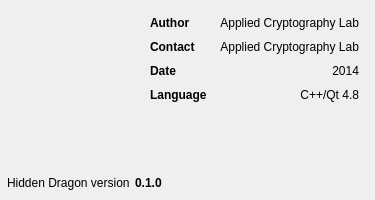
<?xml version="1.0" encoding="UTF-8"?>
<ui version="4.0">
 <class>AboutDialog</class>
 <widget class="QDialog" name="AboutDialog">
  <property name="geometry">
   <rect>
    <x>0</x>
    <y>0</y>
    <width>375</width>
    <height>200</height>
   </rect>
  </property>
  <property name="minimumSize">
   <size>
    <width>375</width>
    <height>200</height>
   </size>
  </property>
  <property name="maximumSize">
   <size>
    <width>375</width>
    <height>400</height>
   </size>
  </property>
  <property name="windowTitle">
   <string>About HiddenDragon</string>
  </property>
  <property name="windowIcon">
   <iconset>
    <normaloff>:/icons/img/linuxzealot.png</normaloff>:/icons/img/linuxzealot.png</iconset>
  </property>
  <layout class="QGridLayout">
   <property name="leftMargin">
    <number>7</number>
   </property>
   <property name="topMargin">
    <number>7</number>
   </property>
   <property name="rightMargin">
    <number>7</number>
   </property>
   <property name="bottomMargin">
    <number>7</number>
   </property>
   <item row="2" column="0" colspan="2">
    <widget class="QWidget" name="versionWidget" native="true">
     <layout class="QHBoxLayout">
      <property name="spacing">
       <number>5</number>
      </property>
      <property name="leftMargin">
       <number>0</number>
      </property>
      <property name="topMargin">
       <number>0</number>
      </property>
      <property name="rightMargin">
       <number>0</number>
      </property>
      <property name="bottomMargin">
       <number>0</number>
      </property>
      <item>
       <widget class="QLabel" name="versionLabel">
        <property name="font">
         <font>
          <pointsize>9</pointsize>
         </font>
        </property>
        <property name="text">
         <string>Hidden Dragon version</string>
        </property>
       </widget>
      </item>
      <item>
       <widget class="QLabel" name="versionLabel_2">
        <property name="font">
         <font>
          <pointsize>9</pointsize>
          <weight>75</weight>
          <bold>true</bold>
         </font>
        </property>
        <property name="text">
         <string>0.1.0</string>
        </property>
       </widget>
      </item>
      <item>
       <spacer>
        <property name="orientation">
         <enum>Qt::Horizontal</enum>
        </property>
        <property name="sizeHint" stdset="0">
         <size>
          <width>40</width>
          <height>20</height>
         </size>
        </property>
       </spacer>
      </item>
     </layout>
    </widget>
   </item>
   <item row="0" column="0">
    <widget class="QLabel" name="iconLabel">
     <property name="minimumSize">
      <size>
       <width>32</width>
       <height>32</height>
      </size>
     </property>
     <property name="maximumSize">
      <size>
       <width>128</width>
       <height>128</height>
      </size>
     </property>
     <property name="text">
      <string/>
     </property>
     <property name="pixmap">
      <pixmap resource="../img/hiddendragon.qrc">:/icons/linuxzealot.png</pixmap>
     </property>
     <property name="scaledContents">
      <bool>true</bool>
     </property>
    </widget>
   </item>
   <item row="0" column="1">
    <widget class="QWidget" name="detailsWidget" native="true">
     <layout class="QGridLayout">
      <property name="verticalSpacing">
       <number>10</number>
      </property>
      <item row="5" column="2">
       <spacer>
        <property name="orientation">
         <enum>Qt::Vertical</enum>
        </property>
        <property name="sizeHint" stdset="0">
         <size>
          <width>20</width>
          <height>40</height>
         </size>
        </property>
       </spacer>
      </item>
      <item row="3" column="2">
       <widget class="QLabel" name="languageLabel_2">
        <property name="text">
         <string>C++/Qt 4.8</string>
        </property>
        <property name="alignment">
         <set>Qt::AlignRight|Qt::AlignTrailing|Qt::AlignVCenter</set>
        </property>
       </widget>
      </item>
      <item row="1" column="0">
       <widget class="QLabel" name="emailLabel">
        <property name="font">
         <font>
          <weight>75</weight>
          <bold>true</bold>
         </font>
        </property>
        <property name="text">
         <string>Contact</string>
        </property>
       </widget>
      </item>
      <item row="0" column="1" colspan="2">
       <widget class="QLabel" name="authorLabel_2">
        <property name="text">
         <string>Applied Cryptography Lab</string>
        </property>
        <property name="alignment">
         <set>Qt::AlignRight|Qt::AlignTrailing|Qt::AlignVCenter</set>
        </property>
       </widget>
      </item>
      <item row="2" column="2">
       <widget class="QLabel" name="dateLabel_2">
        <property name="text">
         <string>2014</string>
        </property>
        <property name="alignment">
         <set>Qt::AlignRight|Qt::AlignTrailing|Qt::AlignVCenter</set>
        </property>
       </widget>
      </item>
      <item row="3" column="0" colspan="2">
       <widget class="QLabel" name="languageLabel">
        <property name="font">
         <font>
          <weight>75</weight>
          <bold>true</bold>
         </font>
        </property>
        <property name="text">
         <string>Language</string>
        </property>
       </widget>
      </item>
      <item row="0" column="0">
       <widget class="QLabel" name="authorLabel">
        <property name="font">
         <font>
          <weight>75</weight>
          <bold>true</bold>
         </font>
        </property>
        <property name="text">
         <string>Author</string>
        </property>
       </widget>
      </item>
      <item row="2" column="0" colspan="2">
       <widget class="QLabel" name="dateLabel">
        <property name="font">
         <font>
          <weight>75</weight>
          <bold>true</bold>
         </font>
        </property>
        <property name="text">
         <string>Date</string>
        </property>
       </widget>
      </item>
      <item row="1" column="2">
       <widget class="QLabel" name="emailLabel_2">
        <property name="text">
         <string>Applied Cryptography Lab</string>
        </property>
        <property name="alignment">
         <set>Qt::AlignRight|Qt::AlignTrailing|Qt::AlignVCenter</set>
        </property>
        <property name="textInteractionFlags">
         <set>Qt::LinksAccessibleByKeyboard|Qt::LinksAccessibleByMouse|Qt::TextBrowserInteraction|Qt::TextSelectableByKeyboard|Qt::TextSelectableByMouse</set>
        </property>
       </widget>
      </item>
     </layout>
    </widget>
   </item>
  </layout>
 </widget>
 <resources>
  <include location="../img/hiddendragon.qrc"/>
 </resources>
 <connections/>
</ui>
